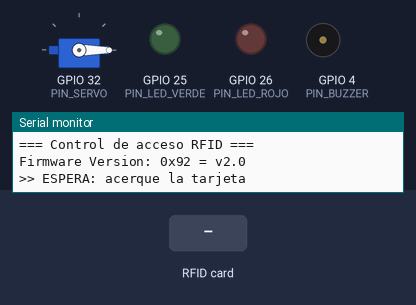
Simulated run of this sketch. Board: ESP32. On the bench: servo, output pins drawn as LEDs (lit = HIGH), buzzer (waves = sounding), the last lines printed to the serial monitor. The test bench sets the inputs (shaded band). Servo pulses on a pin are drawn as a servo (544–2400 µs = 0–180°).

Above: at 1.6 s.
1.7 s: RFID card AD B4 AB 00 held to the reader
At 1.76 s:
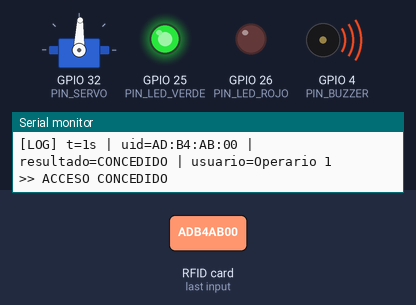
At 2.3 s:
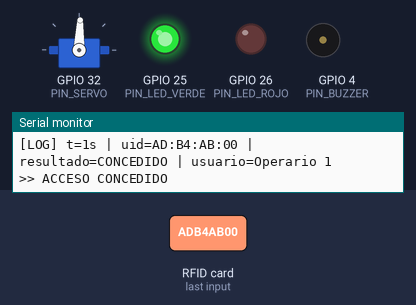
3.5 s: RFID card 5E 7A 19 C4 held to the reader
At 5.6 s:
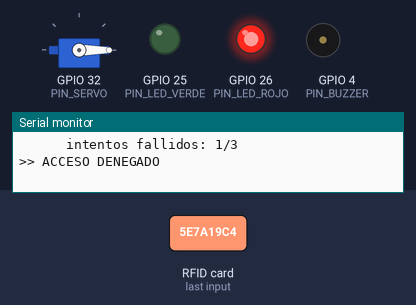
Timing chart, 0 to 7.7 s (numbered marks = the images above; inputs shaded):
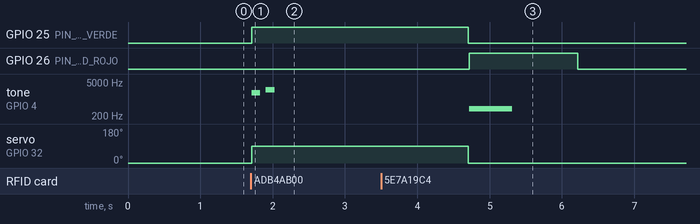

Measured:
- after the input at 1.7 s, GPIO 25 (PIN_LED_VERDE): LOW → HIGH at once; tone on GPIO 4 (PIN_BUZZER): silent → 1800 Hz at once, → silent 0.12 s later, → 2400 Hz 0.08 s later, → silent 0.12 s later; servo on GPIO 32 (PIN_SERVO): 0° → 88° at once
- after the input at 3.5 s, GPIO 26 (PIN_LED_ROJO): LOW → HIGH after 1.2 s, → LOW 1.5 s later; tone on GPIO 4 (PIN_BUZZER): silent → 400 Hz after 1.2 s, → silent 0.60 s later

The sketch:

casoA.ino
```cpp
/*
   Caso A: El tablero de control de una planta pequena
   solo debe abrirse a operarios autorizados.
   Cada intento (valido o no) queda registrado
   con marca de tiempo y UID, y tres intentos
   fallidos bloquean el lector durante 10 segundos.
*/

#include <SPI.h>
#include <MFRC522.h>

//  Pines
const uint8_t PIN_SS         = 5;   // D5  - VSPI CS0
const uint8_t PIN_RST        = 27;  // D27 - reset del RC522
const uint8_t PIN_LED_VERDE  = 25;  // D25
const uint8_t PIN_LED_ROJO   = 26;  // D26
const uint8_t PIN_BUZZER     = 4;   // D4
const uint8_t PIN_SERVO      = 32;  // D32 - cerrojo

//  Parámetros
const uint32_t T_APERTURA     = 3000;   // el cerrojo queda abierto 3 s
const uint32_t T_DENEGADO     = 1500;
const uint32_t T_BLOQUEO      = 10000;  // bloqueo tras 3 fallos
const uint8_t  MAX_INTENTOS   = 3;
const uint32_t T_POLL_RFID    = 100;    // cada cuánto se busca tarjeta
const uint32_t T_REINTENTO    = 3000;   // reintento del lector en error

// Servo (cerrojo)
const uint32_t SERVO_FREQ_HZ  = 50;
const uint8_t  SERVO_RES_BITS = 16;
const uint16_t SERVO_US_MIN   = 500;
const uint16_t SERVO_US_MAX   = 2400;
const uint8_t  ANGULO_CERRADO = 0;
const uint8_t  ANGULO_ABIERTO = 90;

//  Lista blanca
const char* UIDS_AUTORIZADOS[] = {
  "AD:B4:AB:00"
  };
const char* NOMBRES[] = { "Operario 1", "Supervisor" };
const uint8_t N_AUTORIZADOS = sizeof(UIDS_AUTORIZADOS) / sizeof(UIDS_AUTORIZADOS[0]);

MFRC522 rfid(PIN_SS, PIN_RST);

//  Máquina de estados
enum Estado { E_INICIO, E_ESPERA, E_VERIFICANDO, E_CONCEDIDO, E_DENEGADO,
              E_BLOQUEO, E_ERROR_LECTOR };
Estado estado = E_INICIO;

String   uidLeido      = "";
uint8_t  intentos      = 0;
uint32_t tEstado       = 0;   // instante en que se entró al estado actual
uint32_t tUltimoPoll   = 0;
uint32_t tUltimoBeep   = 0;
uint32_t tUltimoBlink  = 0;
bool     nivelBlink    = false;

//  Utilidades
void moverCerrojo(uint8_t grados) {
  uint32_t us   = map(grados, 0, 180, SERVO_US_MIN, SERVO_US_MAX);
  uint32_t duty = (uint32_t)((uint64_t)us * ((1UL << SERVO_RES_BITS) - 1) / 20000UL);
  ledcWrite(PIN_SERVO, duty);
}

void buzzerTono(uint32_t f) { ledcWriteTone(PIN_BUZZER, f); }

// Devuelve el UID en formato "AA:BB:CC:DD"
String uidComoTexto() {
  String s = "";
  for (byte i = 0; i < rfid.uid.size; i++) {
    if (rfid.uid.uidByte[i] < 0x10) s += "0";
    s += String(rfid.uid.uidByte[i], HEX);
    if (i < rfid.uid.size - 1) s += ":";
  }
  s.toUpperCase();
  return s;
}

int buscarEnListaBlanca(const String& uid) {
  for (uint8_t i = 0; i < N_AUTORIZADOS; i++) {
    if (uid.equalsIgnoreCase(UIDS_AUTORIZADOS[i])) return i;
  }
  return -1;
}

bool lectorResponde() {
  byte v = rfid.PCD_ReadRegister(MFRC522::VersionReg);
  return !(v == 0x00 || v == 0xFF);   // 0x00 / 0xFF = sin comunicación
}

// Registro de trazabilidad: este es el payload que luego iría al broker
void registrar(const String& uid, const char* resultado, const char* quien) {
  Serial.print(F("[LOG] t="));  Serial.print(millis() / 1000);
  Serial.print(F("s | uid="));  Serial.print(uid.length() ? uid : String("-"));
  Serial.print(F(" | resultado=")); Serial.print(resultado);
  Serial.print(F(" | usuario="));   Serial.println(quien);
}

void cambiarEstado(Estado nuevo) {
  estado  = nuevo;
  tEstado = millis();
  switch (estado) {
    case E_ESPERA:
      digitalWrite(PIN_LED_VERDE, LOW);
      digitalWrite(PIN_LED_ROJO,  LOW);
      buzzerTono(0);
      moverCerrojo(ANGULO_CERRADO);
      Serial.println(F(">> ESPERA: acerque la tarjeta"));
      break;
    case E_CONCEDIDO:
      digitalWrite(PIN_LED_VERDE, HIGH);
      digitalWrite(PIN_LED_ROJO,  LOW);
      moverCerrojo(ANGULO_ABIERTO);
      Serial.println(F(">> ACCESO CONCEDIDO"));
      break;
    case E_DENEGADO:
      digitalWrite(PIN_LED_VERDE, LOW);
      digitalWrite(PIN_LED_ROJO,  HIGH);
      buzzerTono(400);                       // tono grave
      Serial.println(F(">> ACCESO DENEGADO"));
      break;
    case E_BLOQUEO:
      digitalWrite(PIN_LED_VERDE, LOW);
      digitalWrite(PIN_LED_ROJO,  HIGH);
      Serial.println(F(">> BLOQUEO POR INTENTOS FALLIDOS (10 s)"));
      break;
    case E_ERROR_LECTOR:
      digitalWrite(PIN_LED_VERDE, LOW);
      buzzerTono(0);
      Serial.println(F(">> ERROR: el RC522 no responde"));
      break;
    default: break;
  }
}

void setup() {
  Serial.begin(115200);
  delay(300);

  pinMode(PIN_LED_VERDE, OUTPUT);
  pinMode(PIN_LED_ROJO,  OUTPUT);
  ledcAttach(PIN_BUZZER, 2000, 10);
  ledcAttach(PIN_SERVO, SERVO_FREQ_HZ, SERVO_RES_BITS);
  moverCerrojo(ANGULO_CERRADO);

  SPI.begin();          // usa VSPI: SCK 18, MISO 19, MOSI 23
  rfid.PCD_Init();
  delay(50);

  Serial.println(F("=== Control de acceso RFID ==="));
  if (lectorResponde()) {
    rfid.PCD_DumpVersionToSerial();
    cambiarEstado(E_ESPERA);
  } else {
    cambiarEstado(E_ERROR_LECTOR);
  }
}

void loop() {
  uint32_t ahora = millis();

  switch (estado) {

    //  Espera de tarjeta
    case E_ESPERA:
      if (ahora - tUltimoPoll >= T_POLL_RFID) {
        tUltimoPoll = ahora;
        if (rfid.PICC_IsNewCardPresent() && rfid.PICC_ReadCardSerial()) {
          uidLeido = uidComoTexto();
          rfid.PICC_HaltA();
          rfid.PCD_StopCrypto1();
          cambiarEstado(E_VERIFICANDO);
        }
      }
      break;

    //  Verificación
    case E_VERIFICANDO: {
      int idx = buscarEnListaBlanca(uidLeido);
      if (idx >= 0) {
        intentos = 0;
        registrar(uidLeido, "CONCEDIDO", NOMBRES[idx]);
        cambiarEstado(E_CONCEDIDO);
      } else {
        intentos++;
        registrar(uidLeido, "DENEGADO", "desconocido");
        Serial.print(F("      intentos fallidos: "));
        Serial.print(intentos); Serial.print(F("/")); Serial.println(MAX_INTENTOS);
        cambiarEstado(intentos >= MAX_INTENTOS ? E_BLOQUEO : E_DENEGADO);
      }
      break;
    }

    //  Acceso concedido
    case E_CONCEDIDO:
      // Dos tonos agudos cortos al entrar, sin bloquear el loop
      if (ahora - tEstado < 120)                          buzzerTono(1800);
      else if (ahora - tEstado < 200)                     buzzerTono(0);
      else if (ahora - tEstado < 320)                     buzzerTono(2400);
      else                                                buzzerTono(0);

      if (ahora - tEstado >= T_APERTURA) {
        Serial.println(F("      cerrojo cerrado"));
        cambiarEstado(E_ESPERA);
      }
      break;

    //  Acceso denegado
    case E_DENEGADO:
      if (ahora - tEstado >= 600) buzzerTono(0);
      if (ahora - tEstado >= T_DENEGADO) cambiarEstado(E_ESPERA);
      break;

    //  Bloqueo
    case E_BLOQUEO:
      if (ahora - tUltimoBeep >= 1000) {                  // beep cada segundo
        tUltimoBeep = ahora;
        buzzerTono(600);
      } else if (ahora - tUltimoBeep >= 150) {
        buzzerTono(0);
      }
      if (ahora - tEstado >= T_BLOQUEO) {
        intentos = 0;
        Serial.println(F("      bloqueo liberado"));
        cambiarEstado(E_ESPERA);
      }
      break;

    // ---------------- Error del lector ----------------
    case E_ERROR_LECTOR:
      if (ahora - tUltimoBlink >= 500) {                  // rojo a 1 Hz
        tUltimoBlink = ahora;
        nivelBlink = !nivelBlink;
        digitalWrite(PIN_LED_ROJO, nivelBlink);
      }
      if (ahora - tEstado >= T_REINTENTO) {               // reintento periódico
        tEstado = ahora;
        rfid.PCD_Init();
        delay(50);
        if (lectorResponde()) {
          Serial.println(F("      lector recuperado"));
          cambiarEstado(E_ESPERA);
        }
      }
      break;

    default:
      cambiarEstado(E_ESPERA);
      break;
  }
}
```
